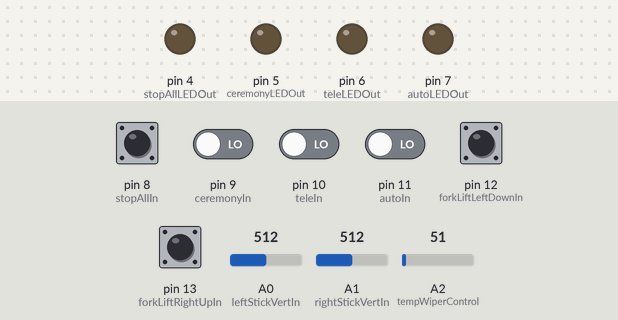
A sketch run on a simulated Arduino Uno, built with avr-gcc and run on an emulated ATmega328P. Shown: output pins drawn as LEDs (lit = HIGH). The inputs (shaded band) are chosen by the test bench; at power-on: pin 8 (stopAllIn), pin 9 (ceremonyIn), pin 10 (teleIn), pin 11 (autoIn), pin 12 (forkLiftLeftDownIn), pin 13 (forkLiftRightUpIn) LOW, A0 (leftStickVertIn) = 512, A1 (rightStickVertIn) = 512, A2 (tempWiperControl) = 51. What the sketch prints to the serial monitor is not drawn.

Above: at 1.2 s.
1.3 s: pin 8 (stopAllIn) pulled HIGH for 0.15 s
At 1.7 s:
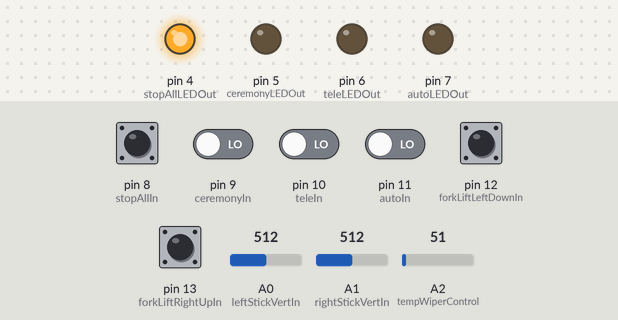
2.9 s: pin 9 (ceremonyIn) driven HIGH
At 4.1 s:
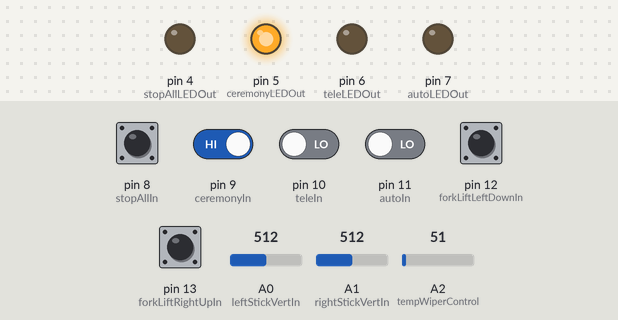
4.4 s: pin 10 (teleIn) driven HIGH
At 5.2 s:
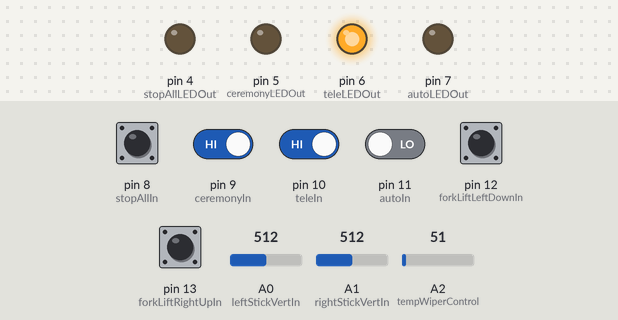
5.9 s: pin 11 (autoIn) driven HIGH
At 6.3 s:
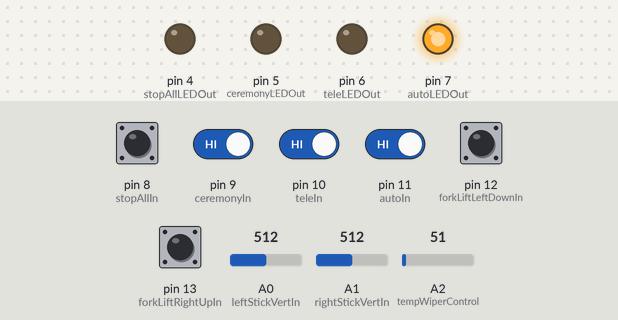
9.4 s: A0 (leftStickVertIn) set to 716
Timing chart, 0 to 12.3 s (numbered marks = the images above; inputs shaded):
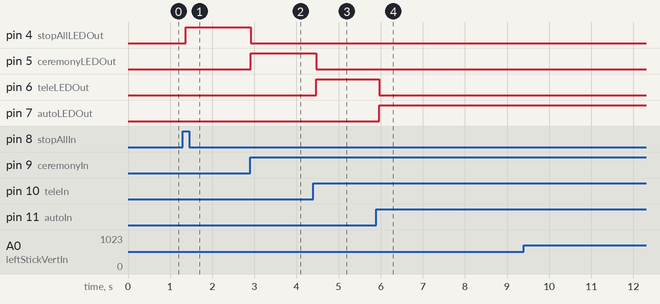

The sketch:

Controller.ino
```cpp
#include <SoftwareSerial.h>

//#define inputs // Uncomment to print all input values from controller components
#define outputs // Uncomment to print all sent serial values

//Serial Communication
SoftwareSerial controllerSerial(2,3);
String serialWriteString = "";
uint8_t commands = 0;

//Analog Pins
//Wheel control sticks
const int leftStickVertIn = A0;
const int rightStickVertIn = A1;
const int tempWiperControl = A2;

//Digital Pins
//Master control LEDS
const int stopAllLEDOut = 4;
const int ceremonyLEDOut = 5;
const int teleLEDOut = 6;
const int autoLEDOut = 7;

//Master control buttons
const int stopAllIn = 8;
const int ceremonyIn = 9;
const int teleIn = 10;
const int autoIn = 11;

//ForkLift Control
const int forkLiftRightUpIn = 13;
const int forkLiftLeftDownIn = 12;

// VALUES
bool buttonPressedT = false;
bool buttonPressedE = false;

//Buttons
bool entranceCeremony;
bool autonomousWrestling;
bool teleWrestling;
bool STOP;

// Stick Hysteresis
uint8_t stickHysteresis = 50; // Sends 0 stick values if -x+512 < stickVal < x+512
uint16_t minStickActivation = 512 - stickHysteresis;
uint16_t maxStickActivation = 512 + stickHysteresis;

//Left Wheel
uint16_t leftStickVal;
int8_t leftStickSpeed;
bool leftStickZero = true;
int zeroCountLeft = 4;

//Right Wheel
uint16_t rightStickVal;
int8_t rightStickSpeed;
bool rightStickZero = true;
int zeroCountRight = 4;

//Wiper
uint16_t rightWipeHorizontal;
int8_t wipeVal;
bool wipeZero = true;
int zeroCountWipe = 4;

//Forklift
bool forkUp;
bool forkDown;
char forkState;
bool forkZero = true;

void setup() {

  // Controller sticks
  pinMode(leftStickVertIn, INPUT);
  pinMode(rightStickVertIn, INPUT);

  // Master control LEDS
  pinMode(stopAllLEDOut, OUTPUT);
  pinMode(ceremonyLEDOut, OUTPUT);
  pinMode(teleLEDOut, OUTPUT);
  pinMode(autoLEDOut, OUTPUT);

  // Master control buttons
  pinMode(stopAllIn, INPUT);
  pinMode(ceremonyIn, INPUT);
  pinMode(teleIn, INPUT);
  pinMode(autoIn, INPUT);

  // Forklift control
  pinMode(forkLiftRightUpIn, INPUT);
  pinMode(forkLiftLeftDownIn, INPUT);

  // Wiper
  pinMode(tempWiperControl,INPUT);

  // Serial
  controllerSerial.begin(9600);
  Serial.begin(9600);
}

void loop() {

  delay(75);

  // ***************************** READ INPUTS ******************************
  // Read Sticks
  leftStickVal = analogRead(leftStickVertIn);
  rightStickVal = analogRead(rightStickVertIn);
  rightWipeHorizontal = analogRead(tempWiperControl);

  // Read Forklift Vals
  forkUp = digitalRead(forkLiftRightUpIn);
  forkDown = digitalRead(forkLiftLeftDownIn);

  // Read input buttons
  entranceCeremony = digitalRead(ceremonyIn);
  teleWrestling = digitalRead(teleIn);
  autonomousWrestling = digitalRead(autoIn);
  STOP = digitalRead(stopAllIn);

  #ifdef inputs
    delay(1000);
    Serial.println("L  \tR  \tW  \tU\tD\tE\tT\tA\tS");
    Serial.print(leftStickVal);
    Serial.print("\t");
    Serial.print(rightStickVal);
    Serial.print("\t");
    Serial.print(rightWipeHorizontal);
    Serial.print("\t");
    Serial.print(forkUp);
    Serial.print("\t");
    Serial.print(forkDown);
    Serial.print("\t");
    Serial.print(entranceCeremony);
    Serial.print("\t");
    Serial.print(teleWrestling);
    Serial.print("\t");
    Serial.print(autonomousWrestling);
    Serial.print("\t");
    Serial.println(STOP);
  #endif

  // ***************************** PARSE INPUTS ******************************
  // Left stick
  if ((leftStickVal > minStickActivation) && (leftStickVal < maxStickActivation)) {
    leftStickSpeed = 0;
    leftStickZero = true;
  }
  else {
    leftStickSpeed = map(leftStickVal, 0, 1023, -127, 127);
    leftStickZero = false;
  }

  //Right Stick
  if ((rightStickVal > minStickActivation) && (rightStickVal < maxStickActivation)) {
    rightStickSpeed = 0;
    rightStickZero = true;
  }
  else {
    rightStickSpeed = map(rightStickVal, 0, 1023, 127, -127);
    rightStickZero = false;
  }

  //Temporary wiper code
  if ((rightWipeHorizontal > minStickActivation) && (rightWipeHorizontal < maxStickActivation)) {
    wipeVal = 0;
    wipeZero = true;
  }
  else {
    wipeVal = map(rightWipeHorizontal, 0, 1023, -127, 127);
    wipeZero = false;
  }

  // Forklift
  if ((forkUp) && (!forkDown)) {
    forkZero = false;
    forkState = 'U';
  }
  else if ((forkDown) && (!forkUp)) {
    forkState = 'D';
    forkZero = false;
  }
  else if (!forkZero){
    forkState = 'F';
    forkZero = true;
  }
  else {
    forkState = 'Z';
  }

  // ***************************** BUILD PACKETS ******************************
  // Begin with start of packet
  serialWriteString += char(2);

  // Write Left Stick if they are not zero
  if (!leftStickZero) {
    zeroCountLeft = 0;
    serialWriteString += 'L';
    serialWriteString += char(leftStickSpeed);
    commands++;
  }
  else if (zeroCountLeft <4){
    leftStickSpeed = 0;
    serialWriteString += 'L';
    serialWriteString += char(1);
    commands++;
    zeroCountLeft++;
  }

  // Write Right Stick if they are not zero
  if (!rightStickZero) {
    serialWriteString += 'R';
    serialWriteString += char(rightStickSpeed);
    commands++;
    zeroCountRight = 0;
  }
  else if (zeroCountRight < 4){
    rightStickSpeed = 0;
    serialWriteString += 'R';
    serialWriteString += char(1);
    commands++;
    zeroCountRight++;
  }

  // Temp Wiper write
  if (!wipeZero) {
    serialWriteString += 'W';
    serialWriteString += char(wipeVal);
    commands++;
    zeroCountWipe = 0;
  }
  else if (zeroCountWipe < 4){
    wipeVal = 0;
    serialWriteString += 'W';
    serialWriteString += char(1);
    commands++;
    zeroCountWipe++;
  }

  // WRITE MID VALUE
  serialWriteString += char(3);

  // Write Fork State
  if (forkState != 'Z'){
    serialWriteString += forkState;
    commands++;
  }

  // MAIN BUTTONS & LED CONTROL
  if (entranceCeremony){
    serialWriteString += 'E';
    commands++;
    digitalWrite(ceremonyLEDOut,HIGH);
    digitalWrite(stopAllLEDOut,LOW);
    digitalWrite(teleLEDOut,LOW);
    digitalWrite(autoLEDOut,LOW);
  }
  if (teleWrestling){
    serialWriteString += 'T';
    commands++;
    digitalWrite(ceremonyLEDOut,LOW);
    digitalWrite(stopAllLEDOut,LOW);
    digitalWrite(teleLEDOut,HIGH);
    digitalWrite(autoLEDOut,LOW);
  }
   if (autonomousWrestling){
    serialWriteString += 'A';
    commands++;
    digitalWrite(ceremonyLEDOut,LOW);
    digitalWrite(stopAllLEDOut,LOW);
    digitalWrite(teleLEDOut,LOW);
    digitalWrite(autoLEDOut,HIGH);
  }
   if (STOP){
    serialWriteString += 'S';
    commands++;
    digitalWrite(ceremonyLEDOut,LOW);
    digitalWrite(stopAllLEDOut,HIGH);
    digitalWrite(teleLEDOut,LOW);
    digitalWrite(autoLEDOut,LOW);
  }

  // ***************************** SERIAL WRITES ******************************
  if (commands > 0){
    // *** WARNING *** SENDING 0 USING CHARS DOES NOT WORK BECAUSE IT TERMINATES THE PACKET STRING
    serialWriteString += char(4);

    // Convert string into char array using this magic
    char* buf = (char*) malloc(sizeof(char)*serialWriteString.length()+1);
    serialWriteString.toCharArray(buf, serialWriteString.length()+1);

    // Send char array packet to mega
    controllerSerial.write(buf);

    #ifdef outputs
      Serial.print("L: ");
      Serial.print(serialWriteString.length());
      Serial.print(" Packet: ");
      Serial.print(buf);
      Serial.println();
    #endif

    // Deallocated the buffer char array and reset counter
    free(buf);
    commands = 0;
  }
  // Reset packet string
  serialWriteString = "";

}
```

Measured:
- after the input at 1.3 s, pin 4 (stopAllLEDOut): LOW → HIGH after 0.07 s
- after the input at 2.9 s, pin 4 (stopAllLEDOut): HIGH → LOW at once; pin 5 (ceremonyLEDOut): LOW → HIGH at once
- after the input at 4.4 s, pin 5 (ceremonyLEDOut): HIGH → LOW after 0.07 s; pin 6 (teleLEDOut): LOW → HIGH after 0.07 s
- after the input at 5.9 s, pin 6 (teleLEDOut): HIGH → LOW after 0.07 s; pin 7 (autoLEDOut): LOW → HIGH after 0.07 s
